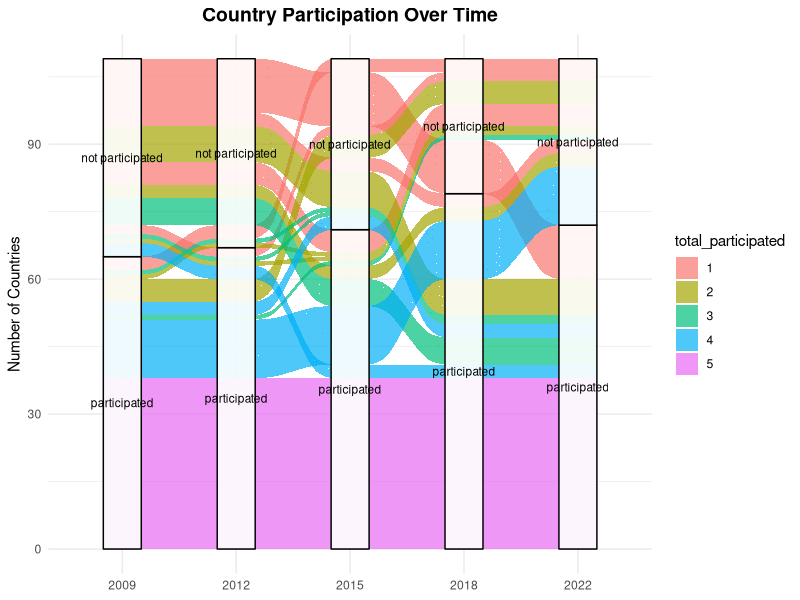
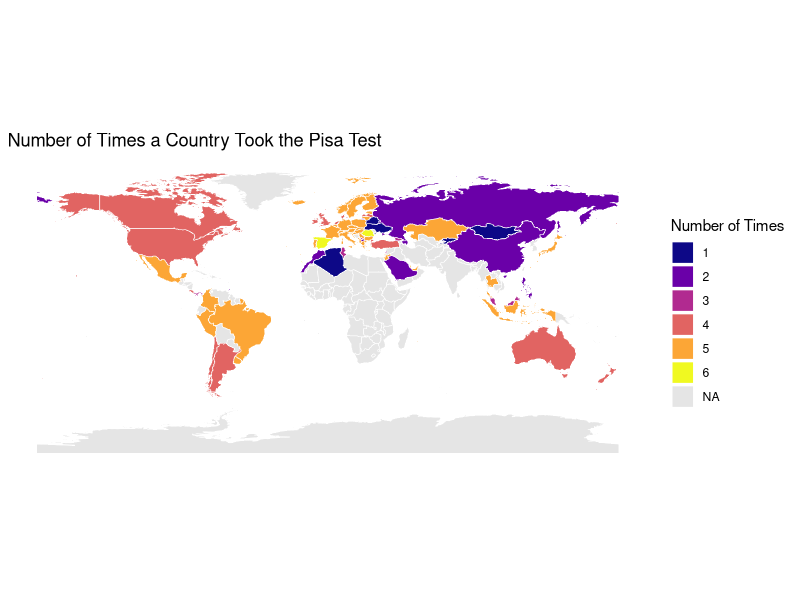

These figures' R source, in order:
## ---- chunk 1
# install.packages(c("dplyr","tidyr","ggplot2","ggalluvial","forcats",'ggtext'))
library(dplyr) 
library(tidyr)
library(tidyverse)
library(ggplot2)
library(ggalluvial)
library(forcats)
library(ggridges)
#library(Lock5withR)

## ---- chunk 2
# Loading in the PISA datasets:
pisa2009 <- read.csv('data/2009_PISA.csv')
pisa2012 <- read.csv('data/2012_PISA.csv')
pisa2015 <- read.csv('data/2015_PISA.csv')
pisa2018 <- read.csv('data/2018_PISA.csv')
pisa2022 <- read.csv('data/2022_PISA.csv')
## ---- chunk 3

# List of country participation across years:
participation_list <- list(
  '2009' = pisa2009$X,
  '2012' = pisa2012$Country,
  '2015' = pisa2015$X,
  '2018' = pisa2018$Country,
  '2022' = pisa2022$Country
)

# row and column values
all_countries <- unique(unlist(participation_list))
years <- names(participation_list)

# dataframe used for alluvial
participation_long <- participation_list |>
  enframe(name = "year", value = "country") |>
  unnest(country) |>
  mutate(status = "participated")

participation_df <- participation_long |>
  pivot_wider(
    names_from = year,
    values_from = status,
    values_fn = ~ first(.x)
    # values_fill = "not participated"
  ) 

participation_df$`2009` <- replace_na(participation_df$`2009`, "not participated")
participation_df$`2012` <- replace_na(participation_df$`2012`, "not participated")
participation_df$`2015` <- replace_na(participation_df$`2015`, "not participated")
participation_df$`2018` <- replace_na(participation_df$`2018`, "not participated")
participation_df$`2022` <- replace_na(participation_df$`2022`, "not participated")

participation_df$total_participated <- as.factor(rowSums(participation_df[, -1] == "participated", na.rm = TRUE))
## ---- chunk 4
ggplot(data = participation_df,
       aes(axis1 = `2009`, axis2 = `2012`, axis3 = `2015`, axis4 = `2018`, axis5=`2022`)) +
  geom_alluvium(aes(fill = total_participated), alpha = 0.7) +
  geom_stratum(alpha = 0.9) +
  geom_text(stat = "stratum", aes(label = after_stat(stratum)), size = 3) +
  scale_x_discrete(limits = c("2009", "2012", "2015", "2018", "2022"), 
                   expand = c(0.15, 0.05)) +
  theme_minimal() +
  labs(title = "Country Participation Over Time",
       y = "Number of Countries") +
  theme(legend.position = "right",
        plot.title = element_text(hjust = 0.5, size = 14, face = "bold"),
        axis.title.x = element_blank())
## ---- chunk 5
library(tidyverse)
library(sf)
library(rnaturalearth)
library(rnaturalearthdata)
library(patchwork)

country_counts <- participation_long %>%
  group_by(country) %>%
  summarise(count_status = n(), .groups = 'drop') 

name_fix <- c(
  "United States" = "United States of America",
  # The following must be explicitly named:
  "Hong Kong-China" = "China", 
  "Shanghai-China" = "China",
  "Chinese Taipei" = "China",
  "South Korea" = "Korea, Republic of",
  "North Korea" = "Korea, Democratic People's Republic of",
  "Iran" = "Iran, Islamic Republic of",
  "Vietnam" = "Viet Nam",
  "Egypt" = "Egypt, Arab Republic of",
  "Czech Republic" = "Czechia",
  "Syria" = "Syrian Arab Republic",
  "Bolivia" = "Bolivia (Plurinational State of)",
  "Brunei Darussalam" = "Brunei",
  "Slovak Republic" = "Slovakia",
  "Korea" = "Korea, Republic of", 
  "Baku (Azerbaijan)" = "Azerbaijan",
  "Moldova" = "Republic of Moldova", 
  "Kosovo" = "Kosovo")

country_counts$country_fixed <- recode(country_counts$country, 
                                       !!!name_fix, .default = 
                                         country_counts$country)


world <- ne_countries(scale = "medium", returnclass = "sf")

world_data <- world %>%
  left_join(country_counts, by = c("name" = "country_fixed")) %>%
  mutate(count_status_factor = factor(count_status))


map_pisa <- ggplot(world_data) +
  geom_sf(aes(fill = count_status_factor), color = "white", size = 0.1) +
  scale_fill_viridis_d(option = "plasma", 
                       na.value = "gray90",
                       name = "Number of Times") + 
  labs(
    title = "Number of Times a Country Took the Pisa Test",
    fill = "count_status"
  ) +
  theme_minimal() +
  # Optional: Clean up map theme
  theme(
    axis.title.x = element_blank(),
    axis.text.x = element_blank(),
    axis.ticks.x = element_blank(),
    axis.title.y = element_blank(),
    axis.text.y = element_blank(),
    axis.ticks.y = element_blank(),
    panel.grid.major = element_line(colour = "transparent")
  )

map_pisa
